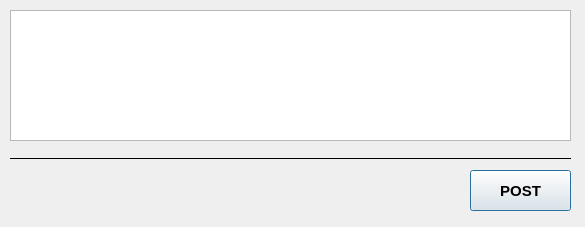
<?xml version="1.0" encoding="UTF-8"?>
<ui version="4.0">
 <class>WritePost</class>
 <widget class="QDialog" name="WritePost">
  <property name="geometry">
   <rect>
    <x>0</x>
    <y>0</y>
    <width>585</width>
    <height>227</height>
   </rect>
  </property>
  <property name="windowTitle">
   <string>Dialog</string>
  </property>
  <widget class="QPushButton" name="POST_Button">
   <property name="geometry">
    <rect>
     <x>470</x>
     <y>170</y>
     <width>101</width>
     <height>41</height>
    </rect>
   </property>
   <property name="palette">
    <palette>
     <active>
      <colorrole role="WindowText">
       <brush brushstyle="SolidPattern">
        <color alpha="255">
         <red>0</red>
         <green>85</green>
         <blue>255</blue>
        </color>
       </brush>
      </colorrole>
     </active>
     <inactive>
      <colorrole role="WindowText">
       <brush brushstyle="SolidPattern">
        <color alpha="255">
         <red>0</red>
         <green>85</green>
         <blue>255</blue>
        </color>
       </brush>
      </colorrole>
     </inactive>
     <disabled>
      <colorrole role="WindowText">
       <brush brushstyle="SolidPattern">
        <color alpha="255">
         <red>120</red>
         <green>120</green>
         <blue>120</blue>
        </color>
       </brush>
      </colorrole>
     </disabled>
    </palette>
   </property>
   <property name="font">
    <font>
     <family>Segoe UI</family>
     <pointsize>11</pointsize>
     <weight>75</weight>
     <bold>true</bold>
    </font>
   </property>
   <property name="autoFillBackground">
    <bool>false</bool>
   </property>
   <property name="text">
    <string>POST</string>
   </property>
  </widget>
  <widget class="QTextEdit" name="InputMessage">
   <property name="geometry">
    <rect>
     <x>10</x>
     <y>10</y>
     <width>561</width>
     <height>131</height>
    </rect>
   </property>
  </widget>
  <widget class="Line" name="line">
   <property name="geometry">
    <rect>
     <x>10</x>
     <y>150</y>
     <width>561</width>
     <height>16</height>
    </rect>
   </property>
   <property name="font">
    <font>
     <family>MS Sans Serif</family>
     <pointsize>26</pointsize>
     <weight>75</weight>
     <bold>true</bold>
     <strikeout>true</strikeout>
    </font>
   </property>
   <property name="cursor">
    <cursorShape>ArrowCursor</cursorShape>
   </property>
   <property name="frameShadow">
    <enum>QFrame::Plain</enum>
   </property>
   <property name="lineWidth">
    <number>1</number>
   </property>
   <property name="midLineWidth">
    <number>6</number>
   </property>
   <property name="orientation">
    <enum>Qt::Horizontal</enum>
   </property>
  </widget>
 </widget>
 <resources/>
 <connections/>
</ui>
